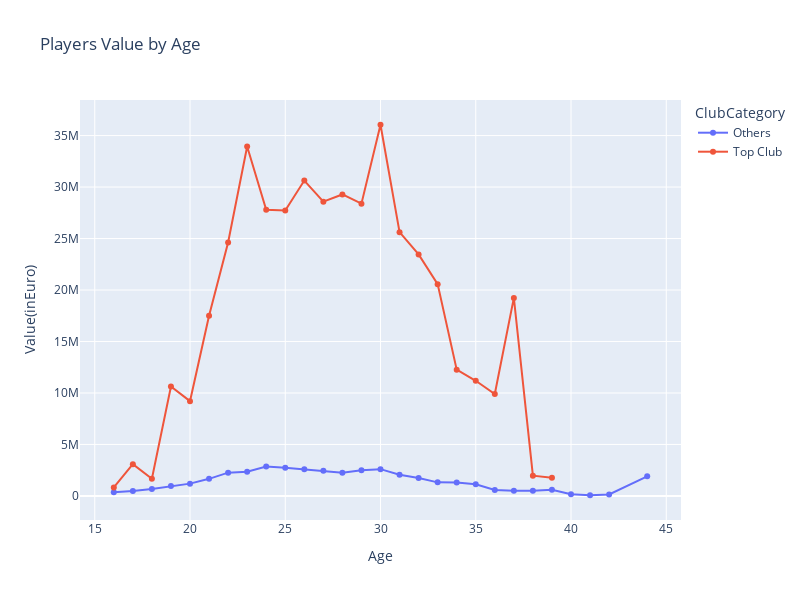

This figure's notebook cell:
### Markdown cell above
**Comment**: For top clubs, weekly wages on the averages rises steadily from age 16 to 24 from 1000 Euros to 64,020 Euros. There is a slight deep at age 25, from where wages continue to go up steadily fomr 50,229Euro to 112,000 Euro at age 30.

Wages start declining from age 30 till players retire at age 40. However, there are exceptions for some old stars like Modric, Messi, Ronaldo et al that increase the average wage of platers in their mid 30s

### Code cell
fig = px.line(players_costs, x="Age", y="Value(inEuro)", title='Players Value by Age', markers =True, 
              color ='ClubCategory', width=800, height=600, )
fig.show()

### Figure 1 — Plotly figure (JSON) as saved in the notebook; plotly's stock layout.template omitted (floating-point values rounded to 4 significant figures)
{"data": [{"hovertemplate": "ClubCategory=Others<br>Age=%{x}<br>Value(inEuro)=%{y}<extra></extra>", "legendgroup": "Others", "line": {"color": "#636efa", "dash": "solid"}, "marker": {"symbol": "circle"}, "mode": "markers+lines", "name": "Others", "orientation": "v", "showlegend": true, "type": "scatter", "x": [16, 17, 18, 19, 20, 21, 22, 23, 24, 25, 26, 27, 28, 29, 30, 31, 32, 33, 34, 35, 36, 37, 38, 39, 40, 41, 42, 44], "xaxis": "x", "y": [363200.0, 472600.0, 666200.0, 956600.0, 1192000.0, 1659000.0, 2261000.0, 2350000.0, 2859000.0, 2731000.0, 2593000.0, 2437000.0, 2248000.0, 2494000.0, 2601000.0, 2062000.0, 1743000.0, 1316000.0, 1314000.0, 1129000.0, 580700.0, 512900.0, 496900.0, 600200.0, 169200.0, 65000, 147500, 1900000], "yaxis": "y"}, {"hovertemplate": "ClubCategory=Top Club<br>Age=%{x}<br>Value(inEuro)=%{y}<extra></extra>", "legendgroup": "Top Club", "line": {"color": "#EF553B", "dash": "solid"}, "marker": {"symbol": "circle"}, "mode": "markers+lines", "name": "Top Club", "orientation": "v", "showlegend": true, "type": "scatter", "x": [16, 17, 18, 19, 20, 21, 22, 23, 24, 25, 26, 27, 28, 29, 30, 31, 32, 33, 34, 35, 36, 37, 38, 39], "xaxis": "x", "y": [825000, 3081000.0, 1660000.0, 10625000, 9207000.0, 17500000.0, 24620000.0, 33942000, 27790000.0, 27730000.0, 30630000.0, 28580000.0, 29280000.0, 28390000.0, 36050000.0, 25620000.0, 23450000.0, 20570000.0, 12260000.0, 11185000, 9904000.0, 19230000.0, 1965000, 1775000], "yaxis": "y"}], "layout": {"height": 600, "legend": {"title": {"text": "ClubCategory"}, "tracegroupgap": 0}, "title": {"text": "Players Value by Age"}, "width": 800, "xaxis": {"anchor": "y", "autorange": true, "domain": [0, 1], "range": [14.22, 45.78], "title": {"text": "Age"}, "type": "linear"}, "yaxis": {"anchor": "x", "autorange": true, "domain": [0, 1], "range": [-2339000.0, 38460000.0], "title": {"text": "Value(inEuro)"}, "type": "linear"}}}
